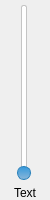
<?xml version="1.0" encoding="UTF-8"?>
<ui version="4.0">
 <class>LabeledVSlider</class>
 <widget class="QWidget" name="LabeledVSlider">
  <property name="geometry">
   <rect>
    <x>0</x>
    <y>0</y>
    <width>50</width>
    <height>200</height>
   </rect>
  </property>
  <property name="windowTitle">
   <string>Frame</string>
  </property>
  <property name="styleSheet">
   <string notr="true"/>
  </property>
  <layout class="QGridLayout" name="gridLayout">
   <property name="leftMargin">
    <number>0</number>
   </property>
   <property name="topMargin">
    <number>0</number>
   </property>
   <property name="rightMargin">
    <number>0</number>
   </property>
   <property name="bottomMargin">
    <number>0</number>
   </property>
   <item row="1" column="0">
    <widget class="QLabel" name="label">
     <property name="text">
      <string>Text</string>
     </property>
     <property name="alignment">
      <set>Qt::AlignCenter</set>
     </property>
    </widget>
   </item>
   <item row="0" column="0" alignment="Qt::AlignHCenter">
    <widget class="QSlider" name="verticalSlider">
     <property name="styleSheet">
      <string notr="true">QSlider::groove:vertical {
	width: 4px;
	background-color: #fefefe;
	border: 1px solid #c4c4c4;
	margin: 5px 0;
	border-radius: 2px;
}

QSlider::handle:vertical {
	height: 12px;
	/*background-color: #3498db;*/
	background-color: qlineargradient(x1:0, y1:0, x2:0, y2:1, stop:0 #3498db, stop:1 #8bb7d9);
	border: 1px solid #2980b9;
	margin: -6px -5px;
	border-radius: 7px;
}

QSlider::add-page:vertical {
	margin: 0 1px 6px;
	background-color: qlineargradient(x1:0, y1:0, x2:0, y2:1, stop:0 #edf9ff, stop:1 #c2e0f4);
	border-radius: 2px;
}</string>
     </property>
     <property name="singleStep">
      <number>1</number>
     </property>
     <property name="orientation">
      <enum>Qt::Vertical</enum>
     </property>
    </widget>
   </item>
  </layout>
 </widget>
 <resources/>
 <connections/>
</ui>
